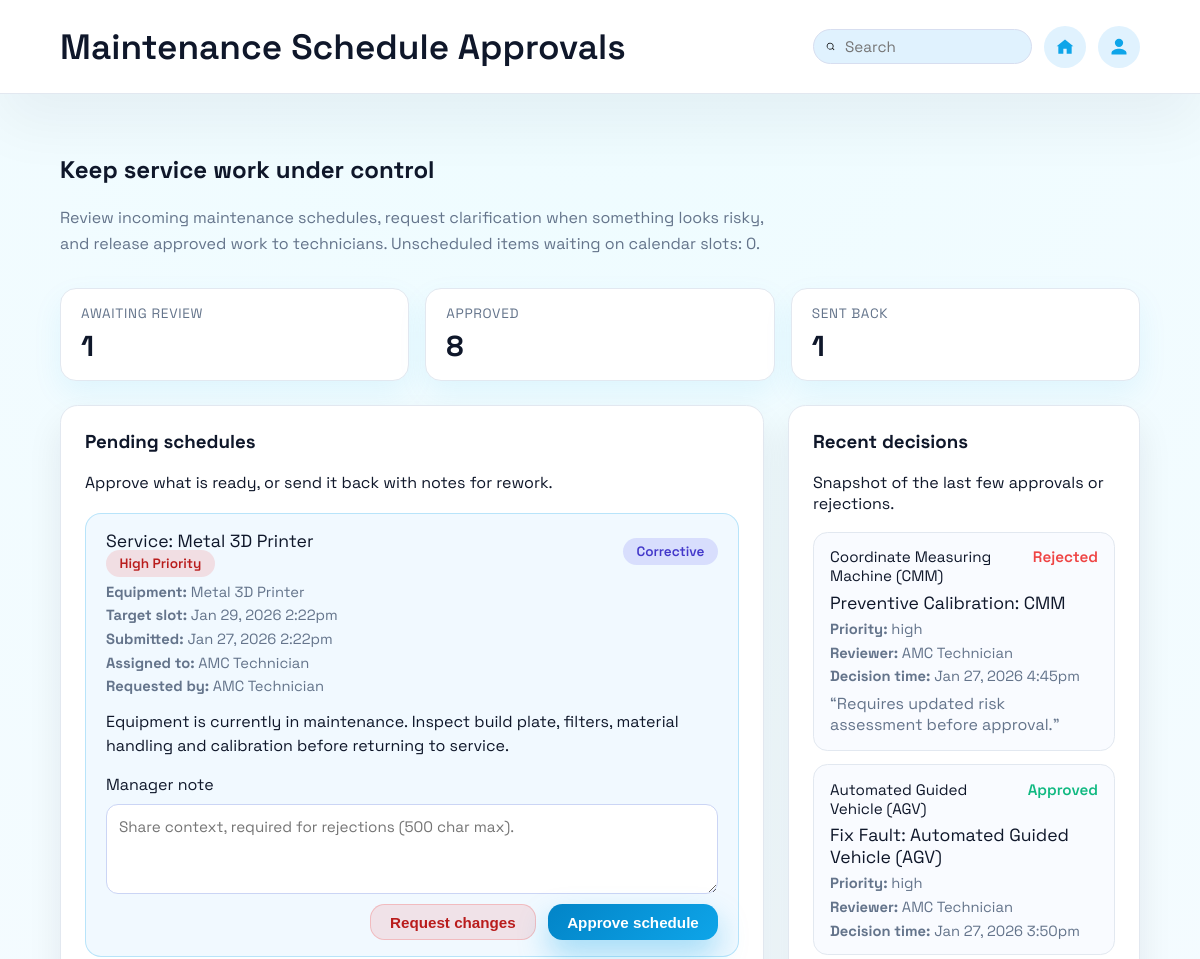
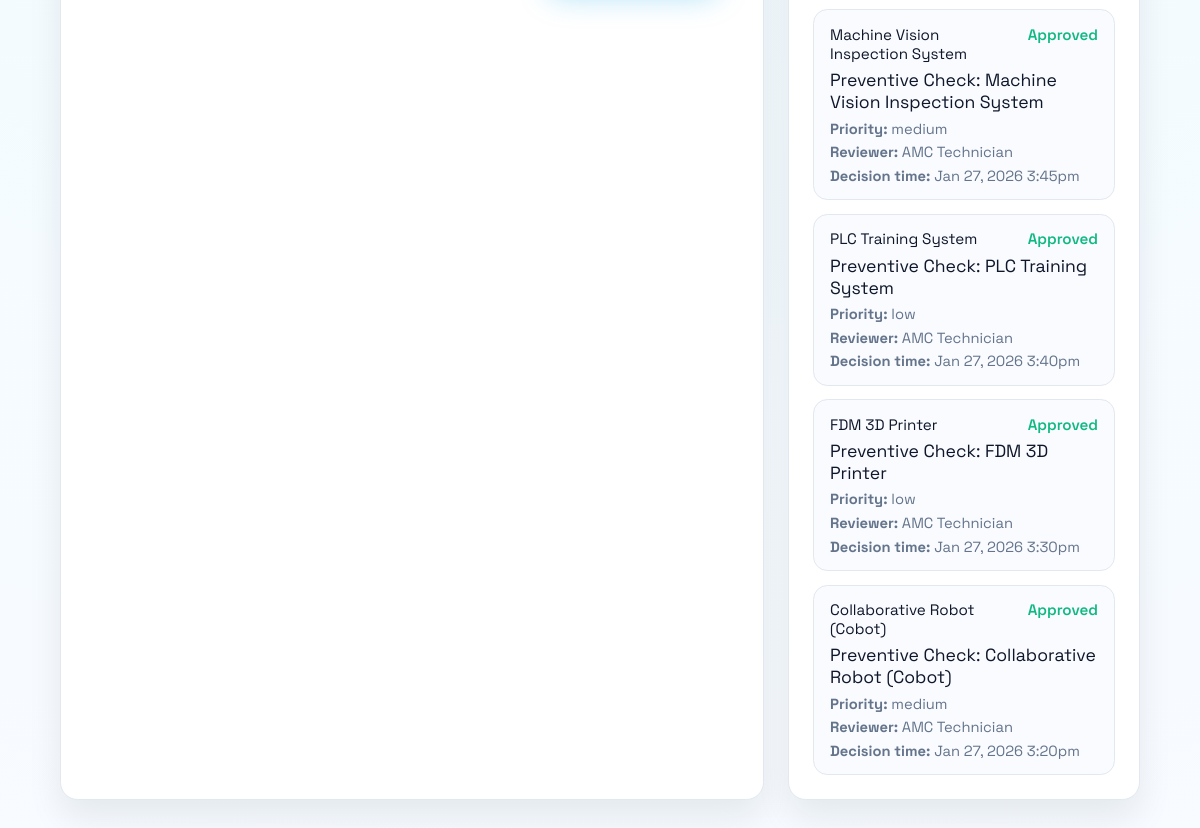
Page /maintenance-approvals.php (signed in) on the committed database (2 pictures, top to bottom).
### tables this page shows
CREATE TABLE `maintenance_tasks` (
  `task_id` bigint(20) NOT NULL,
  `equipment_id` bigint(20) NOT NULL,
  `title` varchar(120) NOT NULL,
  `description` text DEFAULT NULL,
  `task_type` enum('preventive','corrective') NOT NULL DEFAULT 'corrective',
  `priority` enum('low','medium','high') NOT NULL DEFAULT 'medium',
  `status` enum('open','in_progress','done','cancelled') NOT NULL DEFAULT 'open',
  `manager_status` enum('submitted','approved','rejected') NOT NULL DEFAULT 'submitted',
  `manager_notes` text DEFAULT NULL,
  `manager_reviewed_by` bigint(20) DEFAULT NULL,
  `manager_reviewed_at` datetime DEFAULT NULL,
  `scheduled_for` datetime DEFAULT NULL,
  `assigned_to` bigint(20) DEFAULT NULL,
  `created_by` bigint(20) NOT NULL,
  `completed_at` datetime DEFAULT NULL,
  `created_at` datetime NOT NULL DEFAULT current_timestamp(),
  `updated_at` datetime NOT NULL DEFAULT current_timestamp() ON UPDATE current_timestamp()
);

CREATE TABLE `equipment` (
  `equipment_id` bigint(20) NOT NULL,
  `serial_no` varchar(80) DEFAULT NULL,
  `name` varchar(120) NOT NULL,
  `category` varchar(60) NOT NULL,
  `location` varchar(80) DEFAULT NULL,
  `manufacturer` varchar(80) DEFAULT NULL,
  `model` varchar(80) DEFAULT NULL,
  `risk_level` enum('low','medium','high') NOT NULL DEFAULT 'low',
  `current_status` enum('operational','maintenance','faulty') NOT NULL DEFAULT 'operational',
  `status_updated_at` datetime NOT NULL DEFAULT current_timestamp(),
  `status_updated_by` bigint(20) DEFAULT NULL,
  `notes` text DEFAULT NULL,
  `created_at` datetime NOT NULL DEFAULT current_timestamp(),
  `updated_at` datetime NOT NULL DEFAULT current_timestamp() ON UPDATE current_timestamp()
);

CREATE TABLE `users` (
  `user_id` bigint(20) NOT NULL,
  `role_id` int(11) NOT NULL,
  `tp_admin_no` varchar(30) DEFAULT NULL,
  `username` varchar(50) DEFAULT NULL,
  `email` varchar(255) NOT NULL,
  `password_hash` varchar(255) NOT NULL,
  `full_name` varchar(120) NOT NULL,
  `status` enum('active','locked','suspended') NOT NULL DEFAULT 'active',
  `failed_login_count` int(11) NOT NULL DEFAULT 0,
  `locked_until` datetime DEFAULT NULL,
  `last_login_at` datetime DEFAULT NULL,
  `created_at` datetime NOT NULL DEFAULT current_timestamp(),
  `updated_at` datetime NOT NULL DEFAULT current_timestamp() ON UPDATE current_timestamp()
);

### maintenance-approvals.php (the view, shortened to what the rows shown need)
<?php
require_once __DIR__ . '/db.php';
function format_datetime(?string $value): string
{
    $date = date_create($value);
    return $date->format('M j, Y g:ia');
}
$pendingTasks = [];
$pendingQueueError = null;
$pendingSql = "SELECT
        mt.task_id,
        mt.title,
        mt.description,
        mt.task_type,
        mt.priority,
        mt.status,
        mt.manager_status,
        mt.scheduled_for,
        mt.created_at,
        e.name AS equipment_name,
        u.full_name AS assigned_to_name,
        creator.full_name AS created_by_name
    FROM maintenance_tasks mt
    LEFT JOIN equipment e ON e.equipment_id = mt.equipment_id
    LEFT JOIN users u ON u.user_id = mt.assigned_to
    LEFT JOIN users creator ON creator.user_id = mt.created_by
    WHERE mt.manager_status = 'submitted'
    ORDER BY
        CASE WHEN mt.scheduled_for IS NULL THEN 1 ELSE 0 END,
        mt.scheduled_for ASC,
        mt.created_at ASC";
$pendingResult = mysqli_query($conn, $pendingSql);
if ($pendingResult === false) {
    $pendingQueueError = 'Unable to load pending schedules right now.';
} else {
    while ($row = mysqli_fetch_assoc($pendingResult)) {
        $pendingTasks[] = [
            'task_id' => (int) ($row['task_id'] ?? 0),
            'title' => trim((string) ($row['title'] ?? 'Untitled task')),
            'description' => trim((string) ($row['description'] ?? '')),
            'task_type' => (string) ($row['task_type'] ?? 'corrective'),
            'priority' => (string) ($row['priority'] ?? 'medium'),
            'status' => (string) ($row['status'] ?? 'open'),
            'scheduled_for' => $row['scheduled_for'] ?? null,
            'created_at' => $row['created_at'] ?? null,
            'equipment_name' => trim((string) ($row['equipment_name'] ?? 'Unassigned equipment')),
            'assigned_to_name' => trim((string) ($row['assigned_to_name'] ?? '')),
            'created_by_name' => trim((string) ($row['created_by_name'] ?? '')),
        ];
    }
}
$recentDecisions = [];
$historyError = null;
$historySql = "SELECT
        mt.task_id,
        mt.title,
        mt.priority,
        mt.task_type,
        mt.manager_status,
        mt.manager_notes,
        mt.manager_reviewed_at,
        mt.scheduled_for,
        e.name AS equipment_name,
        reviewer.full_name AS reviewer_name
    FROM maintenance_tasks mt
    LEFT JOIN equipment e ON e.equipment_id = mt.equipment_id
    LEFT JOIN users reviewer ON reviewer.user_id = mt.manager_reviewed_by
    WHERE mt.manager_status IN ('approved', 'rejected')
    ORDER BY COALESCE(mt.manager_reviewed_at, mt.updated_at) DESC
    LIMIT 6";
$historyResult = mysqli_query($conn, $historySql);
if ($historyResult === false) {
    $historyError = 'Unable to load recent approvals.';
} else {
    while ($row = mysqli_fetch_assoc($historyResult)) {
        $recentDecisions[] = [
            'task_id' => (int) ($row['task_id'] ?? 0),
            'title' => trim((string) ($row['title'] ?? 'Untitled task')),
            'priority' => (string) ($row['priority'] ?? 'medium'),
            'task_type' => (string) ($row['task_type'] ?? 'corrective'),
            'manager_status' => (string) ($row['manager_status'] ?? 'approved'),
            'manager_notes' => trim((string) ($row['manager_notes'] ?? '')),
            'manager_reviewed_at' => $row['manager_reviewed_at'] ?? null,
            'scheduled_for' => $row['scheduled_for'] ?? null,
            'equipment_name' => trim((string) ($row['equipment_name'] ?? 'Unassigned equipment')),
            'reviewer_name' => trim((string) ($row['reviewer_name'] ?? 'Manager')),
        ];
    }
}
?>
<!DOCTYPE html>
<html lang="en">
    <head>
    </head>
    <body>
        <header>
            <div class="banner">
                <h1>Maintenance Schedule Approvals</h1>
            </div>
        </header>
        <main>
            <section class="intro" aria-labelledby="approvals-intro">
                <h2 id="approvals-intro">Keep service work under control</h2>
            </section>
            <div class="layout">
                <section class="card">
                    <?php if ($pendingQueueError !== null): ?>
                        <p class="alert alert-error" role="alert"><?php echo htmlspecialchars($pendingQueueError, ENT_QUOTES); ?></p>
                    <?php elseif (empty($pendingTasks)): ?>
                        <p class="empty-state">No schedules are waiting for review.</p>
                    <?php else: ?>
                        <ul class="task-list" aria-live="polite">
                            <?php foreach ($pendingTasks as $task): ?>
                                <?php
                                    $priorityClass = 'pill-priority-medium';
                                    if ($task['priority'] === 'high') {
                                        $priorityClass = 'pill-priority-high';
                                    } elseif ($task['priority'] === 'low') {
                                        $priorityClass = 'pill-priority-low';
                                    }
                                    $scheduledLabel = format_datetime($task['scheduled_for']);
                                    $submittedLabel = format_datetime($task['created_at']);
                                ?>
                                <li class="task-card">
                                    <div class="task-header">
                                        <div>
                                            <p class="task-title"><?php echo htmlspecialchars($task['title'], ENT_QUOTES); ?></p>
                                            <span class="pill <?php echo htmlspecialchars($priorityClass, ENT_QUOTES); ?>">
                                                <?php echo htmlspecialchars($task['priority'], ENT_QUOTES); ?> priority
                                            </span>
                                        </div>
                                        <span class="pill pill-type"><?php echo htmlspecialchars($task['task_type'], ENT_QUOTES); ?></span>
                                    </div>
                                    <div class="task-meta">
                                        <span><strong>Equipment:</strong> <?php echo htmlspecialchars($task['equipment_name'], ENT_QUOTES); ?></span>
                                        <span><strong>Target slot:</strong> <?php echo htmlspecialchars($scheduledLabel, ENT_QUOTES); ?></span>
                                        <span><strong>Submitted:</strong> <?php echo htmlspecialchars($submittedLabel, ENT_QUOTES); ?></span>
                                        <?php if ($task['assigned_to_name'] !== ''): ?>
                                            <span><strong>Assigned to:</strong> <?php echo htmlspecialchars($task['assigned_to_name'], ENT_QUOTES); ?></span>
                                        <?php endif; ?>
                                        <?php if ($task['created_by_name'] !== ''): ?>
                                            <span><strong>Requested by:</strong> <?php echo htmlspecialchars($task['created_by_name'], ENT_QUOTES); ?></span>
                                        <?php endif; ?>
                                    </div>
                                    <?php if ($task['description'] !== ''): ?>
                                        <p class="task-description"><?php echo htmlspecialchars($task['description'], ENT_QUOTES); ?></p>
                                    <?php endif; ?>
                                    <form class="decision-form" method="post">
                                        <label for="note-<?php echo (int) $task['task_id']; ?>">Manager note</label>
                                        <textarea
                                            id="note-<?php echo (int) $task['task_id']; ?>"
                                            name="manager_note"
                                            placeholder="Share context, required for rejections (500 char max)."
                                            maxlength="500"
                                        ></textarea>
                                        <div class="decision-actions">
                                            <button
                                                type="submit"
                                                name="decision"
                                                value="reject"
                                                class="decision-button decision-button--secondary"
                                            >
                                                Request changes
                                            </button>
                                            <button
                                                type="submit"
                                                name="decision"
                                                value="approve"
                                                class="decision-button decision-button--primary"
                                            >
                                                Approve schedule
                                            </button>
                                        </div>
                                    </form>
                                </li>
                            <?php endforeach; ?>
                        </ul>
                    <?php endif; ?>
                </section>
                <section class="card">
                    <?php if ($historyError !== null): ?>
                        <p class="alert alert-error" role="alert"><?php echo htmlspecialchars($historyError, ENT_QUOTES); ?></p>
                    <?php elseif (empty($recentDecisions)): ?>
                        <p class="empty-state">No reviews have been logged yet.</p>
                    <?php else: ?>
                        <ul class="history-list">
                            <?php foreach ($recentDecisions as $decision): ?>
                                <?php $reviewedLabel = format_datetime($decision['manager_reviewed_at']); ?>
                                <li class="history-item">
                                    <div class="history-header">
                                        <span><?php echo htmlspecialchars($decision['equipment_name'], ENT_QUOTES); ?></span>
                                        <span class="history-status <?php echo htmlspecialchars($decision['manager_status'], ENT_QUOTES); ?>">
                                            <?php echo htmlspecialchars($decision['manager_status'], ENT_QUOTES); ?>
                                        </span>
                                    </div>
                                    <p class="task-title" style="margin: 0.4rem 0 0;">
                                        <?php echo htmlspecialchars($decision['title'], ENT_QUOTES); ?>
                                    </p>
                                    <p class="task-meta" style="margin-top: 0.4rem;">
                                        <span><strong>Priority:</strong> <?php echo htmlspecialchars($decision['priority'], ENT_QUOTES); ?></span>
                                        <span><strong>Reviewer:</strong> <?php echo htmlspecialchars($decision['reviewer_name'], ENT_QUOTES); ?></span>
                                        <span><strong>Decision time:</strong> <?php echo htmlspecialchars($reviewedLabel, ENT_QUOTES); ?></span>
                                    </p>
                                    <?php if ($decision['manager_notes'] !== ''): ?>
                                        <p class="history-notes">“<?php echo htmlspecialchars($decision['manager_notes'], ENT_QUOTES); ?>”</p>
                                    <?php endif; ?>
                                </li>
                            <?php endforeach; ?>
                        </ul>
                    <?php endif; ?>
                </section>
            </div>
        </main>
    </body>
</html>

### rows in the picture
maintenance_tasks: title "Service: Metal 3D Printer", priority "High", task_type "Corrective", equipment.name "Metal 3D Printer", scheduled_for "Jan 29, 2026 2:22pm", created_at "Jan 27, 2026 2:22pm", assigned_to.full_name "AMC Technician", description "Equipment is currently in maintenance. Inspect build plate, filters, material handling and calibration before returning to service.", manager_note "Share context, required for rejections (500 char max)."
maintenance_tasks: equipment.name "Coordinate Measuring Machine (CMM)", manager_status "Rejected", title "Preventive Calibration: CMM", priority "high", assigned_to.full_name "AMC Technician", manager_reviewed_at "Jan 27, 2026 4:45pm", manager_notes "Requires updated risk assessment before approval."
maintenance_tasks: equipment.name "Automated Guided Vehicle (AGV)", manager_status "Approved", title "Fix Fault: Automated Guided Vehicle (AGV)", priority "high", assigned_to.full_name "AMC Technician", manager_reviewed_at "Jan 27, 2026 3:50pm"
maintenance_tasks: equipment.name "Machine Vision Inspection System", manager_status "Approved", title "Preventive Check: Machine Vision Inspection System", priority "medium", assigned_to.full_name "AMC Technician", manager_reviewed_at "Jan 27, 2026 3:45pm"
maintenance_tasks: equipment.name "PLC Training System", manager_status "Approved", title "Preventive Check: PLC Training System", priority "low", assigned_to.full_name "AMC Technician", manager_reviewed_at "Jan 27, 2026 3:40pm"
maintenance_tasks: equipment.name "FDM 3D Printer", manager_status "Approved", title "Preventive Check: FDM 3D Printer", priority "low", assigned_to.full_name "AMC Technician", manager_reviewed_at "Jan 27, 2026 3:30pm"
maintenance_tasks: equipment.name "Collaborative Robot (Cobot)", manager_status "Approved", title "Preventive Check: Collaborative Robot (Cobot)", priority "medium", assigned_to.full_name "AMC Technician", manager_reviewed_at "Jan 27, 2026 3:20pm"

### other values in the picture
$pendingUnscheduled "0"
$managerStats['submitted'] "1"
$managerStats['approved'] "8"
$managerStats['rejected'] "1"
